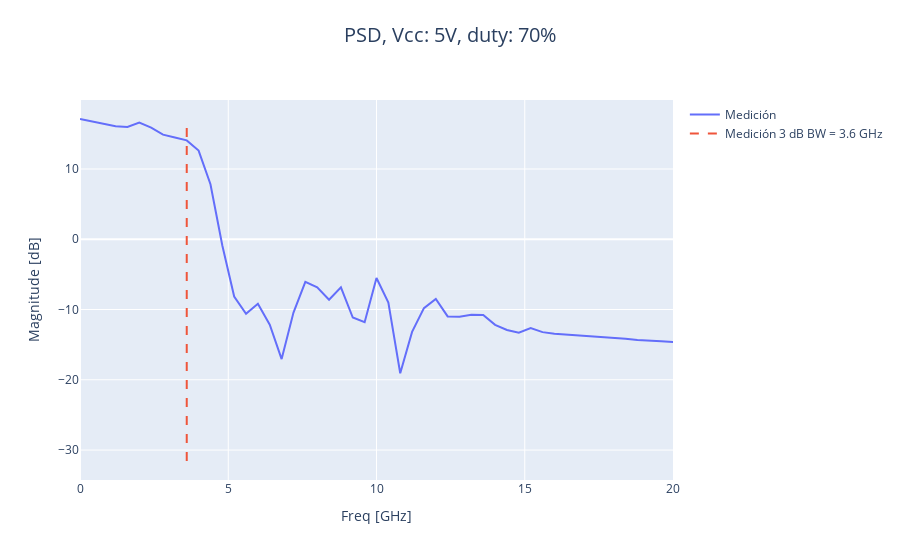

Source (notebook cell):
### Code cell
fig = go.Figure()

data = data_to_plot[2]
    
# get the spectrum
spectrum = get_dataframe_spectrum(
    df = data['df'],
    sample_time = data['sample_time']
)

# get the 3 dB BW in GHz
BW_3_dB = get_bandwidth(spectrum, 3)*1e-9    

# plot the spectrum
fig.add_trace(go.Scatter(
    x = spectrum.frequency*1e-9, 
    y = spectrum.magnitude, 
    mode = 'lines',
    name = data['name'],
))

# plot a line at 3 dB BW
fig.add_trace(go.Scatter(
    x = [BW_3_dB, BW_3_dB], 
    y = [min(fig.data[0].y), max(fig.data[0].y)],
    mode = 'lines', 
    line = dict(dash='dash'),
    name = f'{data["name"]} 3 dB BW = {BW_3_dB:.2} GHz'
))

fig.update_layout(
    xaxis_title = "Freq [GHz]",
    yaxis_title = "Magnitude [dB]",
    xaxis_range = [0, 20],
    title = title_centered(f'PSD, {title}'),
)

fig.show()

### Figure 1 — Plotly figure (JSON) as saved in the notebook; plotly's stock layout.template omitted (floating-point values rounded to 4 significant figures; data arrays with more than 128 entries replaced by an {"elided": "..."} marker saying what was removed)
{"data": [{"mode": "lines", "name": "Medición", "type": "scatter", "x": {"elided": "626 float values"}, "y": {"elided": "626 float values"}}, {"line": {"dash": "dash"}, "mode": "lines", "name": "Medición 3 dB BW = 3.6 GHz", "type": "scatter", "x": [3.6, 3.6], "y": [-31.56, 17.11]}], "layout": {"title": {"font": {"size": 20}, "text": "PSD, Vcc: 5V, duty: 70%", "x": 0.5, "xanchor": "center", "y": 0.95, "yanchor": "top"}, "xaxis": {"range": [0, 20], "title": {"text": "Freq [GHz]"}}, "yaxis": {"title": {"text": "Magnitude [dB]"}}}}
